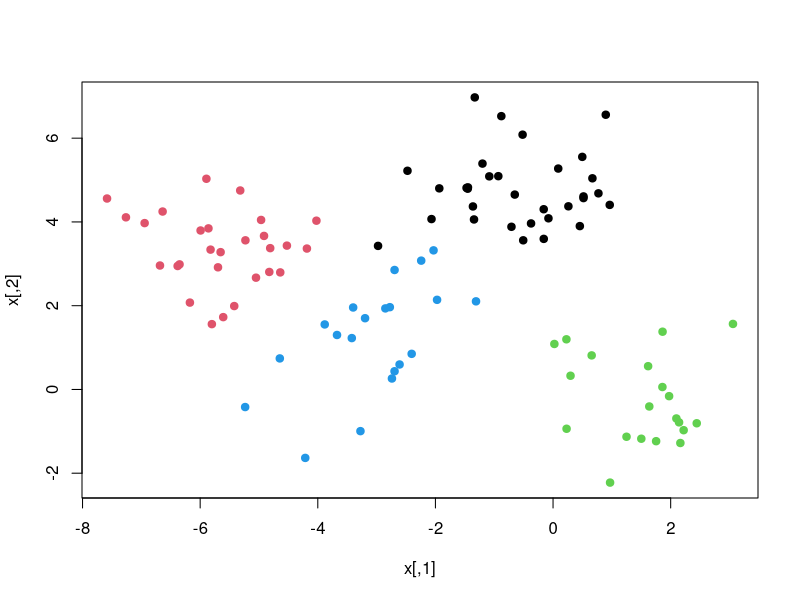
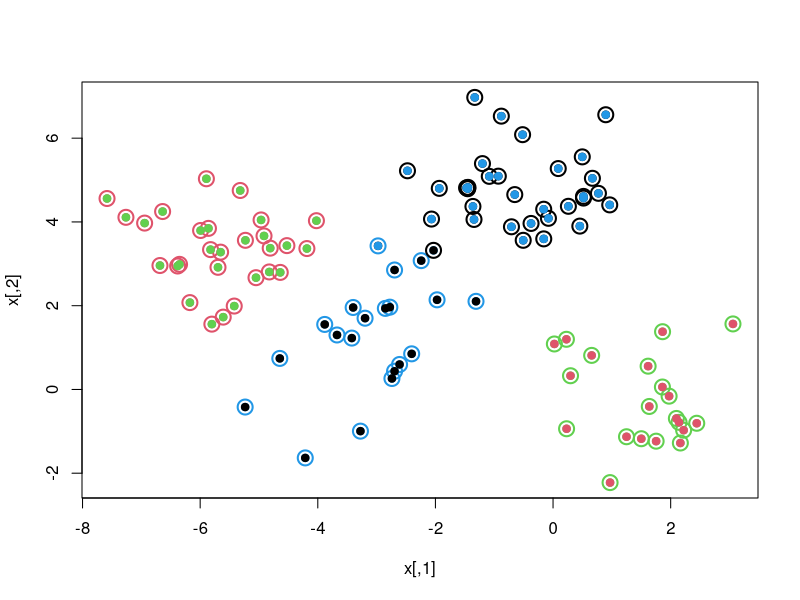

The R script that drew these images, in order:
## ---- chunk 1
set.seed(101)
x=matrix(rnorm(100*2),100,2)
xmean=matrix(rnorm(8,sd=4),4,2)
which=sample(1:4,100,replace = TRUE)
x=x+xmean[which,]
plot(x,col=which,pch=19)
## ---- chunk 2
km.out=kmeans(x,4,nstart=15)
km.out
plot(x,col=km.out$cluster,cex=2,pch=1,lwd=2)
points(x,col=which,pch=19)
points(x,col=c(4,3,2,1)[which],pch=19)
